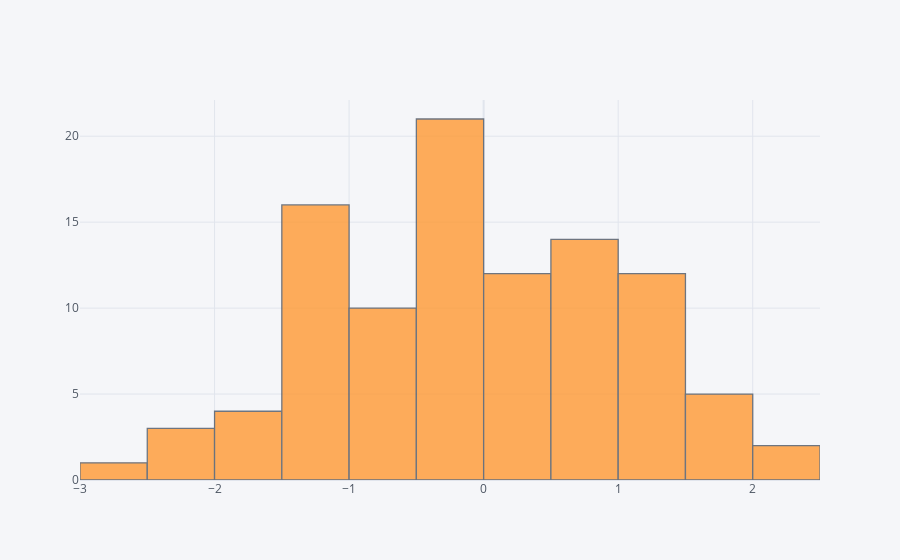

This figure's notebook cell:
### Markdown cell above
## histogram

### Code cell
df['A'].iplot(kind='hist',bins=25)

### Figure 1 — Plotly figure (JSON) as saved in the notebook; plotly's stock layout.template omitted (floating-point values rounded to 4 significant figures)
{"data": [{"histfunc": "count", "histnorm": "", "marker": {"color": "rgba(255, 153, 51, 1.0)", "line": {"color": "#4D5663", "width": 1.3}}, "name": "A", "nbinsx": 25, "opacity": 0.8, "orientation": "v", "type": "histogram", "x": [-0.1941, 1.687, -0.06034, 1.127, 0.4249, -0.4748, 0.6982, 2.359, 0.2525, -1.004, 0.6536, -0.4937, -0.04073, -1.289, -0.6021, -0.3649, 0.855, -0.1765, -0.194, -0.5974, 1.001, 1.38, 1.843, -0.3935, 1.775, -0.1048, 1.433, 2.105, -1.311, -1.425, -1.744, 0.1398, -0.149, 1.237, 1.455, -1.922, 1.12, -1.541, 0.2309, -0.1796, 0.3569, 0.07031, -0.2847, -2.026, -0.8163, -1.155, 0.3273, 1.243, -0.8592, -0.1226, -2.933, 0.8251, -1.384, 0.47, 0.1602, -0.6695, 0.6571, -1.036, 0.6, -1.085, 0.6699, -0.78, -2.086, -0.4415, -1.293, 0.2526, 0.4385, -2.308, -1.034, -1.301, -0.7449, 1.24, 0.6122, 0.8534, 1.313, 1.663, -0.3316, 1.744, -0.1301, -0.2938, -1.096, -0.8838, -1.86, 0.9874, -1.169, -1.396, 0.934, 0.5384, 0.8591, -0.7209, 0.4248, 0.8539, -0.4993, -1.307, -0.4897, -0.4845, -0.572, -1.187, 1.393, 1.069]}], "layout": {"barmode": "overlay", "legend": {"bgcolor": "#F5F6F9", "font": {"color": "#4D5663"}}, "paper_bgcolor": "#F5F6F9", "plot_bgcolor": "#F5F6F9", "title": {"font": {"color": "#4D5663"}}, "xaxis": {"gridcolor": "#E1E5ED", "showgrid": true, "tickfont": {"color": "#4D5663"}, "title": {"font": {"color": "#4D5663"}, "text": ""}, "zerolinecolor": "#E1E5ED"}, "yaxis": {"gridcolor": "#E1E5ED", "showgrid": true, "tickfont": {"color": "#4D5663"}, "title": {"font": {"color": "#4D5663"}, "text": ""}, "zerolinecolor": "#E1E5ED"}}}
